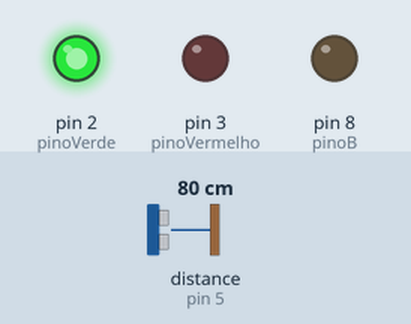
Recording of a sketch running on a simulated Arduino Uno, built with avr-gcc and run on an emulated ATmega328P. Parts: output pins drawn as LEDs (lit = HIGH). Dashed ring = blinking. The test bench sets the inputs (shaded band); at power-on: distance to the obstacle (sensor on pin 5) 80 cm. The echo pulse lasts 58.3 µs per cm; pins used as bus, display or sensor lines are not drawn; what the sketch prints to the serial monitor is not drawn.

Above: at 1.3 s.
1.4 s: distance to the obstacle (sensor on pin 5) set to 43 cm
2.9 s: distance to the obstacle (sensor on pin 5) set to 37 cm
At 3.16 s:
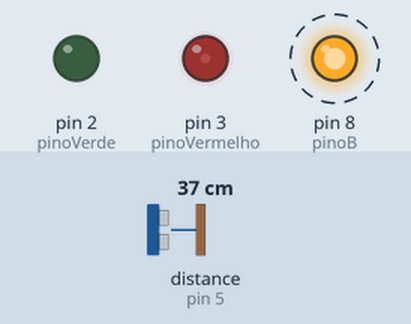
5.9 s: distance to the obstacle (sensor on pin 5) set to 21 cm
8.9 s: distance to the obstacle (sensor on pin 5) set to 18 cm
At 10.04 s:
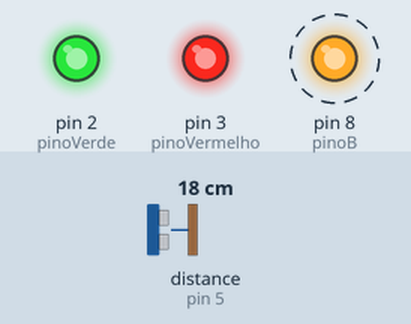
11.9 s: distance to the obstacle (sensor on pin 5) set to 23 cm
At 14.84 s:
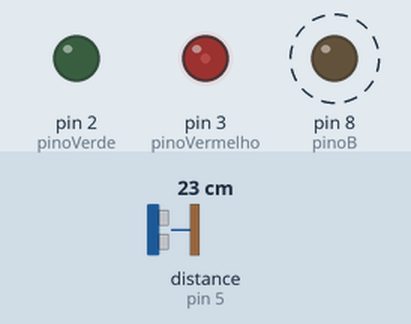
14.9 s: distance to the obstacle (sensor on pin 5) set to 2 cm
At 15.53 s:
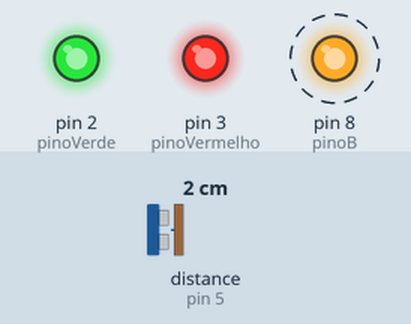
Timing chart, 0 to 18.9 s (numbered marks = the images above; inputs shaded):
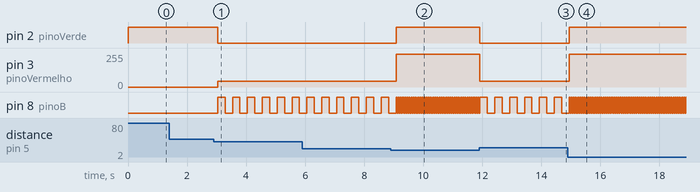

Measured:
- the behaviour switches between 40 and 39 cm on distance to the obstacle (sensor on pin 5) (found by bisection; images 0 and 1)
- the behaviour switches between 20 and 19 cm on distance to the obstacle (sensor on pin 5) (found by bisection; images 1 and 2)
- after the input at 1.4 s, every drawn part: stays the same
- after the input at 2.9 s, pin 2 (pinoVerde): HIGH → LOW after 0.14 s; pin 3 (pinoVermelho): 0/255 → 44/255 after 0.14 s; pin 8 (pinoB): alternates HIGH for 0.25 s and LOW for 0.25 s, starting after 0.14 s
- after the input at 8.9 s, pin 2 (pinoVerde): LOW → HIGH after 0.18 s; pin 3 (pinoVermelho): 44/255 → 244/255 after 0.18 s; pin 8 (pinoB): alternates HIGH for 0.04 s and LOW for 0.04 s, starting after 0.21 s
- after the input at 11.9 s, pin 2 (pinoVerde): HIGH → LOW at once; pin 3 (pinoVermelho): 244/255 → 44/255 at once; pin 8 (pinoB): alternates HIGH for 0.25 s and LOW for 0.25 s, starting after 0.27 s
- after the input at 14.9 s, pin 2 (pinoVerde): LOW → HIGH at once; pin 3 (pinoVermelho): 44/255 → 244/255 at once; pin 8 (pinoB): alternates HIGH for 0.04 s and LOW for 0.04 s, starting after 0.07 s

The sketch:

buzzerLED.ino
```cpp
#include <Ultrasonic.h>

//Define os pinos para o trigger e echo
#define pino_trigger 4
#define pino_echo 5
#define pinoAzul 1
#define pinoVerde 2
#define pinoVermelho 3
#define pinoB 8


//Inicializa o sensor nos pinos definidos acima
Ultrasonic ultrasonic(pino_trigger, pino_echo);

void setup()
{
  Serial.begin(9600);
  Serial.println("Lendo dados do sensor...");
  pinMode(pinoVermelho, OUTPUT);
  pinMode(pinoVerde, OUTPUT);
  pinMode(pinoAzul, OUTPUT);
  pinMode(pinoB,OUTPUT);

}

void loop()
{
  //Le as informacoes do sensor, em cm e pol
  float cmMsec, inMsec;
  long microsec = ultrasonic.timing();
  cmMsec = ultrasonic.convert(microsec, Ultrasonic::CM);
  inMsec = ultrasonic.convert(microsec, Ultrasonic::IN);
  //Exibe informacoes no serial monitor
  Serial.print("Distancia em cm: ");
  Serial.print(cmMsec);
  digitalWrite(pinoB,LOW);

  if (cmMsec < 20){
 //branco
   analogWrite(pinoVermelho, 500);
   analogWrite(pinoVerde, 500);
   analogWrite(pinoAzul, 500);
   digitalWrite(pinoB,HIGH);
   delay(35);
   digitalWrite(pinoB,LOW);
   delay(35);
  }else if ( cmMsec < 40){
    //Amarelo
   analogWrite(pinoVermelho, 300);
   analogWrite(pinoVerde, 0);
   analogWrite(pinoAzul, 0);
   digitalWrite(pinoB,HIGH);
   delay(250);
   digitalWrite(pinoB,LOW);
   delay(250);
  }else{
    //verde
   analogWrite(pinoVermelho,0);
   analogWrite(pinoVerde, 500);
   analogWrite(pinoAzul, 0);
   digitalWrite(pinoB,LOW);
   delay(500);
  }
  Serial.print(" - Distancia em polegadas: ");
  Serial.println(inMsec);

}
```
